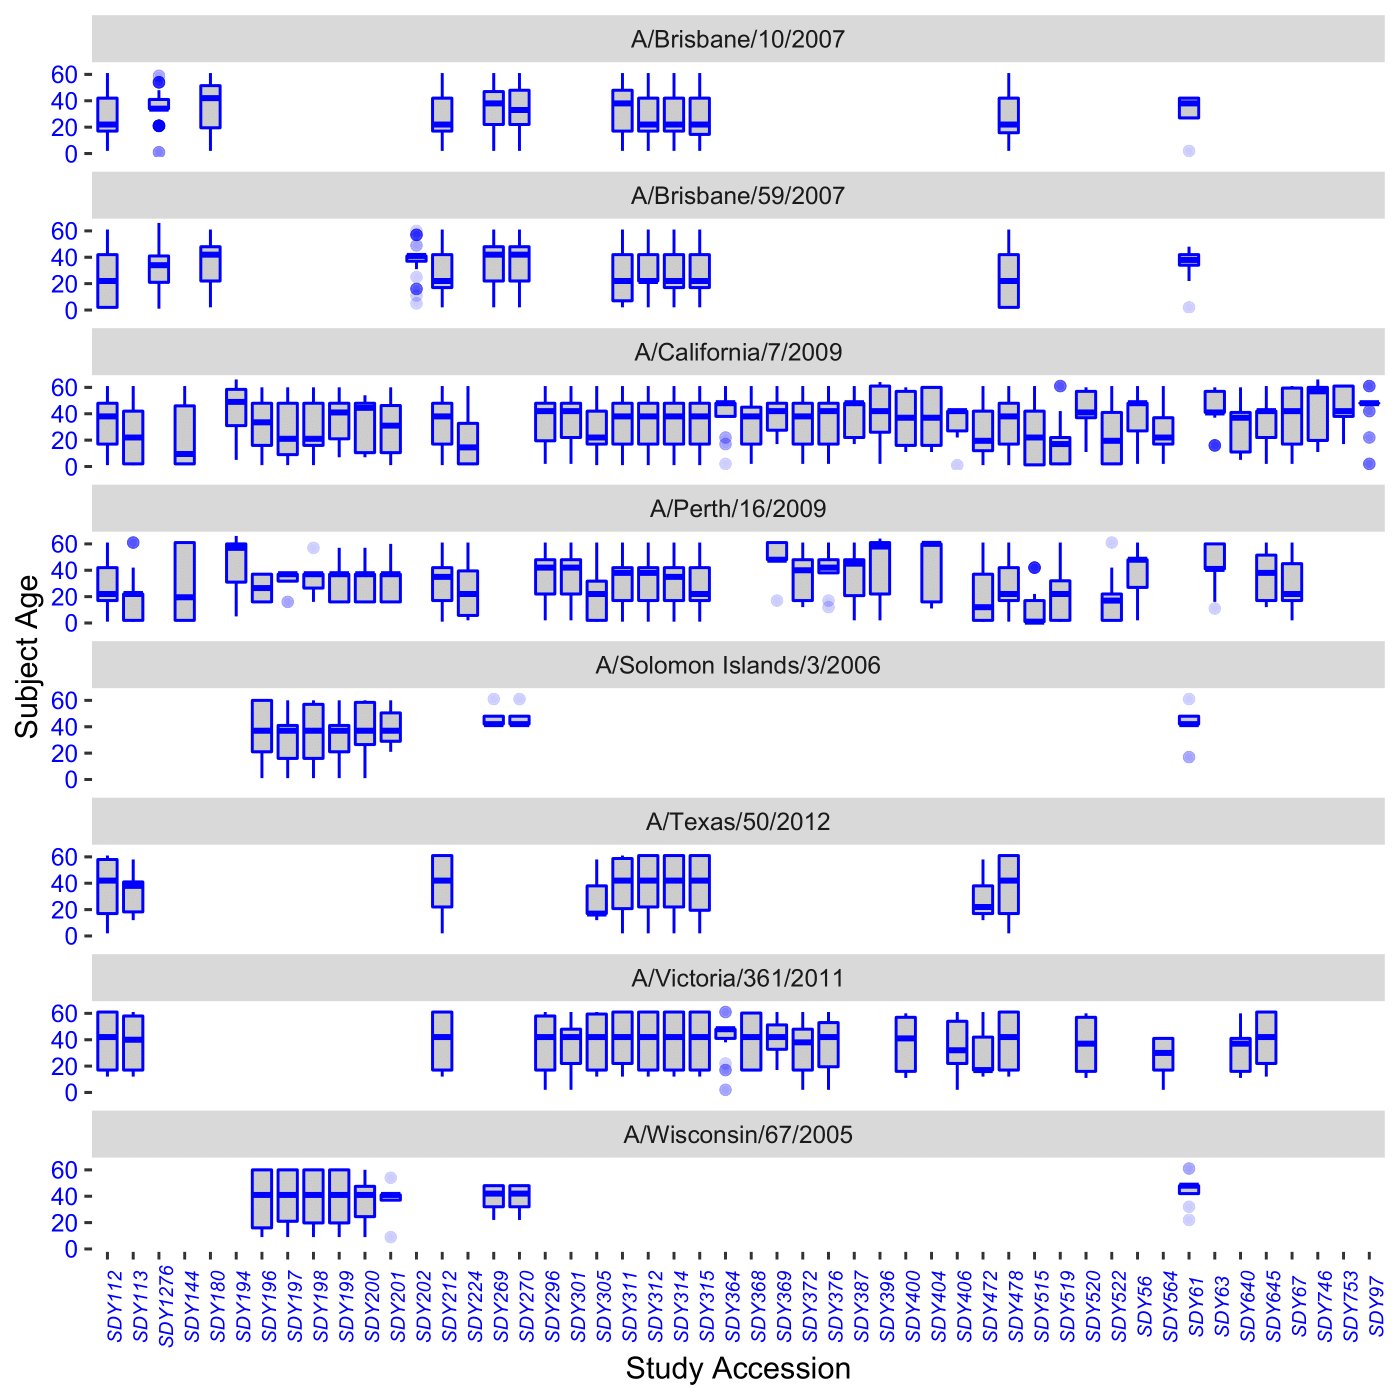

Write R code to recreate this figure.
#args <- commandArgs(TRUE)
library(plotly)
library(tidyverse)
haiStudy <- read.csv("/Users/yalegenomecenter/Desktop/level2hini.csv")

#studyaccession<-args[1]

str(haiStudy)
p <- ggplot(filter(haiStudy, b1.timepoint == 0),
            aes(x = p.accession, y = as.numeric(r1.value),
                fill = factor(b1.timepoint, levels = c(0)))) +
  guides(fill=guide_legend(title="Time Points (In Days)"))+
  
  xlab("Study Accession")+ylab("Subject Age")+
  geom_boxplot(color="blue", fill="black", alpha=0.2) +
  theme(axis.text.x = element_text(angle = 90, face = "italic", color = "blue", size = 7),panel.grid.major = element_blank(), panel.grid.minor = element_blank(), panel.background = element_blank(),axis.text.y = element_text(color = "blue")) +
  #facet_grid(r1.strain~.)
  facet_wrap(r1.strain~., ncol=1)

p
